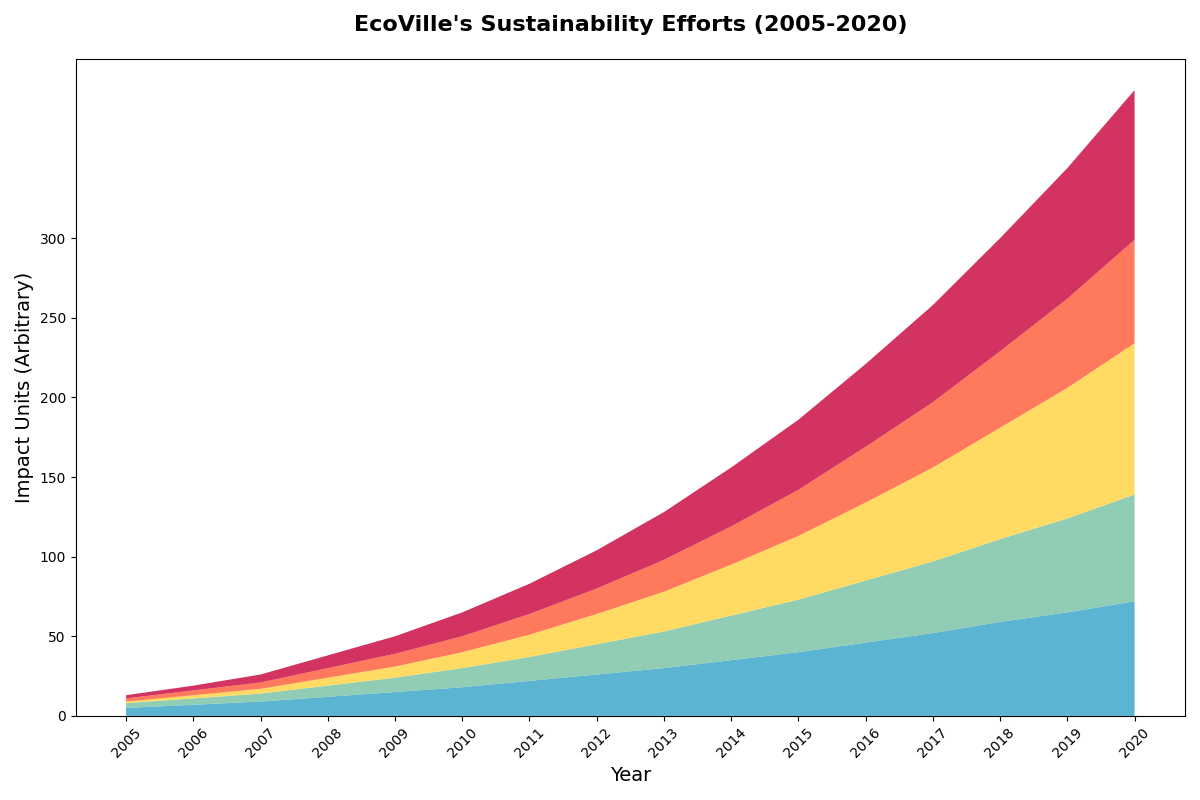

Write Python code to recreate this figure.
import matplotlib.pyplot as plt
import numpy as np

years = np.arange(2005, 2021)

waste_reduction = [5, 7, 9, 12, 15, 18, 22, 26, 30, 35, 40, 46, 52, 59, 65, 72]
water_conservation = [3, 4, 5, 7, 9, 12, 15, 19, 23, 28, 33, 39, 45, 52, 59, 67]
green_energy = [1, 2, 3, 5, 7, 10, 14, 19, 25, 32, 40, 49, 59, 70, 82, 95]
community_awareness = [2, 3, 4, 6, 8, 10, 13, 16, 20, 24, 29, 35, 41, 48, 56, 65]
urban_greenery = [2, 3, 5, 8, 11, 15, 19, 24, 30, 37, 44, 52, 61, 71, 82, 94]

sustainability_efforts = np.vstack([
    waste_reduction, water_conservation, green_energy, community_awareness, urban_greenery
])

fig, ax = plt.subplots(figsize=(12, 8))

ax.stackplot(years, sustainability_efforts, 
             colors=['#33A1C9', '#76C1A1', '#FFD33C', '#FF5733', '#C70039'], alpha=0.8)

ax.set_title("EcoVille's Sustainability Efforts (2005-2020)", fontsize=16, fontweight='bold', pad=20)
ax.set_xlabel('Year', fontsize=14)
ax.set_ylabel('Impact Units (Arbitrary)', fontsize=14)

ax.set_xticks(np.arange(2005, 2021, 1))
ax.set_yticks(np.arange(0, 301, 50))

plt.xticks(rotation=45)

plt.tight_layout()

plt.show()
